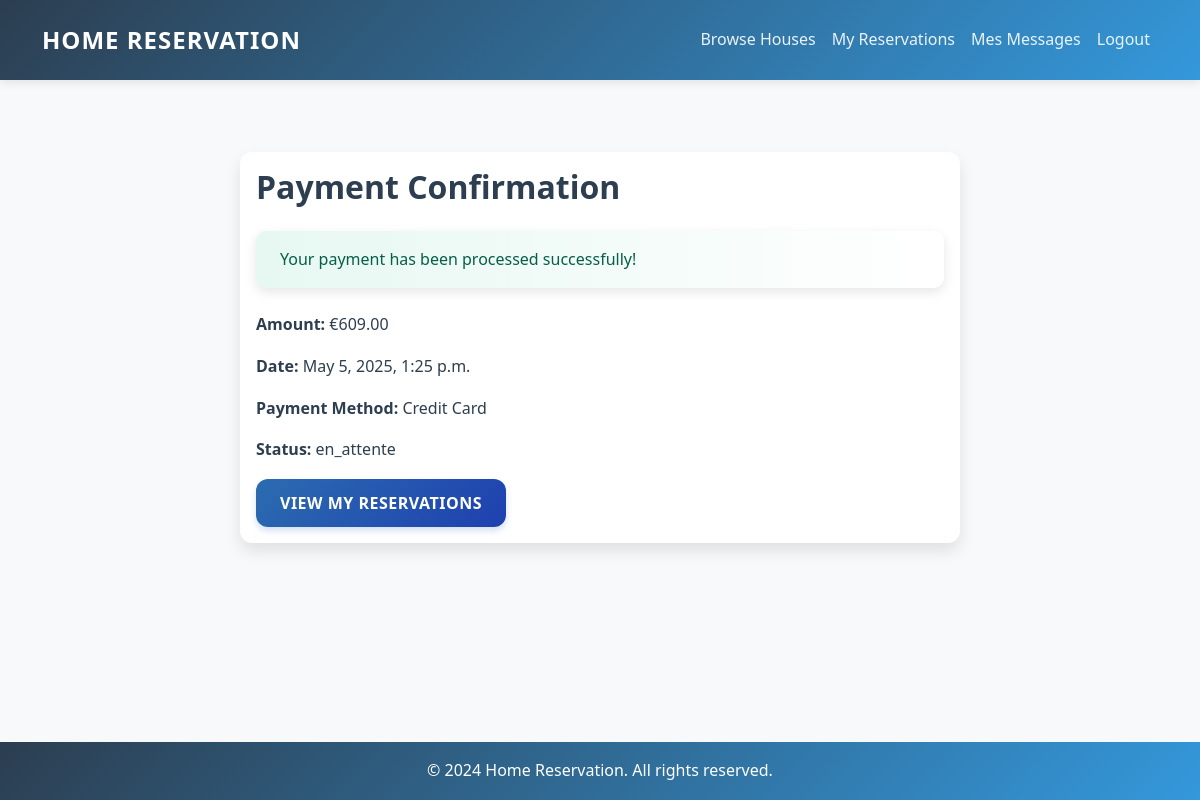
Screenshot of /payments/confirmation/3/ (signed in) with the database file from the repository.
### paiement/models.py (models this page shows)
class Paiement(models.Model):
    reservation = models.OneToOneField(Reservation, on_delete=models.CASCADE)
    montant = models.DecimalField(max_digits=10, decimal_places=2)
    date_paiement = models.DateTimeField(auto_now_add=True)
    mode_paiement = models.CharField(max_length=50, choices=[
        ('carte', 'Credit Card'),
        ('virement', 'Bank Transfer'),
        ('paypal', 'PayPal')
    ])
    statut_paiement = models.CharField(max_length=50, choices=[
        ('pending', 'Pending'),
        ('completed', 'Completed'),
        ('failed', 'Failed')
    ])
    class Meta:
        db_table = 'paiement_paiement'

### paiement/views.py (the view)
# urls.py: path('payments/confirmation/<int:payment_id>/', paiement_views.payment_confirmation, name='payment_confirmation'),
@login_required
def payment_confirmation(request, payment_id):
    payment = get_object_or_404(Paiement, id=payment_id)
    return render(request, 'paiement/payment_confirmation.html', {'payment': payment})

### templates/paiement/payment_confirmation.html
{% extends 'base.html' %}
{% block content %}
<div class="container mt-5">
    <div class="row">
        <div class="col-md-8 offset-md-2">
            <div class="card">
                <div class="card-body">
                    <h2 class="card-title">Payment Confirmation</h2>
                    <div class="alert alert-success">
                        Your payment has been processed successfully!
                    </div>
                    <div class="payment-details">
                        <p><strong>Amount:</strong> €{{ payment.montant }}</p>
                        <p><strong>Date:</strong> {{ payment.date_paiement }}</p>
                        <p><strong>Payment Method:</strong> {{ payment.get_mode_paiement_display }}</p>
                        <p><strong>Status:</strong> {{ payment.get_statut_paiement_display }}</p>
                    </div>
                    <a href="{% url 'my_reservations' %}" class="btn btn-primary">View My Reservations</a>
                </div>
            </div>
        </div>
    </div>
</div>
{% endblock %}

### static/css/style.css (style rules this page uses)
:root { --primary-color: #2b6cb0; --secondary-color: #1a4971; --accent-color: #3b82f6; --success-color: #059669; --warning-color: #d97706; --danger-color: #dc2626; --text-color: #1f2937; --text-secondary: #4b5563; --light-bg: #f8fafc; --dark-bg: #1e293b; --border-radius: 0.75rem; --box-shadow: 0 10px 15px -3px rgba(0, 0, 0, 0.1), 0 4px 6px -2px rgba(0, 0, 0, 0.05); --transition: all 0.3s cubic-bezier(0.4, 0, 0.2, 1); --primary-gradient: linear-gradient(135deg, #2b6cb0, #1e40af); --success-gradient: linear-gradient(135deg, #059669, #047857); --danger-gradient: linear-gradient(135deg, #dc2626, #b91c1c); --warning-gradient: linear-gradient(135deg, #d97706, #b45309); }
body { font-family: 'Inter', 'Poppins', sans-serif; color: var(--text-color); background-color: var(--light-bg); line-height: 1.6; }
.card { background: white; border: none; border-radius: var(--border-radius); box-shadow: var(--box-shadow); transition: var(--transition); }
.card-title { color: var(--primary-color); font-weight: 600; margin-bottom: 1.5rem; }
.btn { padding: 0.75rem 1.5rem; font-weight: 600; border-radius: var(--border-radius); transition: var(--transition); text-transform: uppercase; letter-spacing: 0.5px; }
.btn-primary { background: var(--primary-gradient); border: none; box-shadow: 0 4px 6px rgba(43, 108, 176, 0.2); }
.alert-success { background: linear-gradient(to right, rgba(5, 150, 105, 0.1), transparent); border-left: 4px solid var(--success-color); color: #065f46; }
.alert { border-radius: var(--border-radius); border: none; padding: 1rem 1.5rem; margin-bottom: 1.5rem; box-shadow: var(--box-shadow); background: white; border-left: 4px solid transparent; }
.alert-success { border-left-color: var(--success-color); background: linear-gradient(to right, rgba(16, 185, 129, 0.1), transparent); }

### templates/base.html (style rules this page uses)
:root { --primary-color: #2c3e50; --secondary-color: #3498db; --accent-color: #e74c3c; --text-color: #2c3e50; --light-bg: #f8f9fa; }
html, body { height: 100%; margin: 0; display: flex; flex-direction: column; }
body { font-family: 'Segoe UI', system-ui, -apple-system, sans-serif; color: var(--text-color); line-height: 1.6; }
.container { flex: 1; }
.card { border: none; border-radius: 12px; box-shadow: 0 8px 16px rgba(0,0,0,0.1); transition: transform 0.3s ease; }
.alert { border-radius: 10px; border: none; box-shadow: 0 4px 12px rgba(0,0,0,0.1); }

### rows the page displays
Paiement: montant "609.00", date_paiement "May 5, 2025, 1:25 p.m.", mode_paiement "Credit Card", statut_paiement "en_attente"
